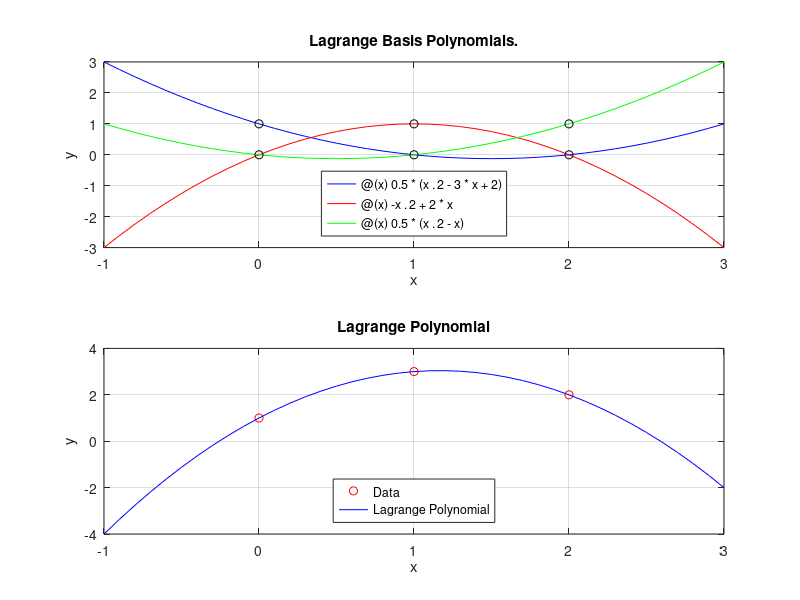

Reproduce this figure in MATLAB.
% Script showing interpolation using Lagrange Polynomials.
% Author: Chris B. Kirov
% Date: 25.09.2017  
clc
clear
close all

X = [0,1,2];                                                           % Define data points used to specify the intervals of each of the basis polynomials.
Y = [1,3,2];

P1 = @(x) 0.5 * (x.^2 - 3*x + 2);                      % Lagrange Basis Polynomials P_i(x) = \prod_{ j = 1, j \neq i }^{ n }\frac{ x - x_j }{ x_i - x_j },
P2 = @(x) -x.^2 + 2 * x;                                     % for each of the above intervals.
P3 = @(x) 0.5 * (x.^2 - x);


x = -1 : 0.1 : 3;                                                      % plot the Lagrange Basis Polynomials.
subplot(2, 1, 1)
plot(x, P1(x), 'b', x, P2(x), 'r', x, P3(x), 'g') 
hold on
plot(X, ones(size(X)), 'ko', X, zeros(size(X)), 'ko')
grid on
title('Lagrange Basis Polynomials.');
xlabel('x')
ylabel('y')
legend(func2str(P1), func2str(P2), func2str(P3),  'location', 'south')

% Construct the Lagrange Polynomial as a linear combination between the Lagrange Basis Polynomials and coefficients the points Y.
L = @(x) Y(1) * P1(x) + Y(2) * P2(x) + Y(3) * P3(x);

subplot(2, 1, 2)                                                      % plot Lagrange Polynomial and the data it was created from.
plot(X, Y, 'ro', x, L(x), 'b')
grid on
title('Lagrange Polynomial')
xlabel('x')
ylabel('y')
legend('Data', 'Lagrange Polynomial', 'location', 'south')
